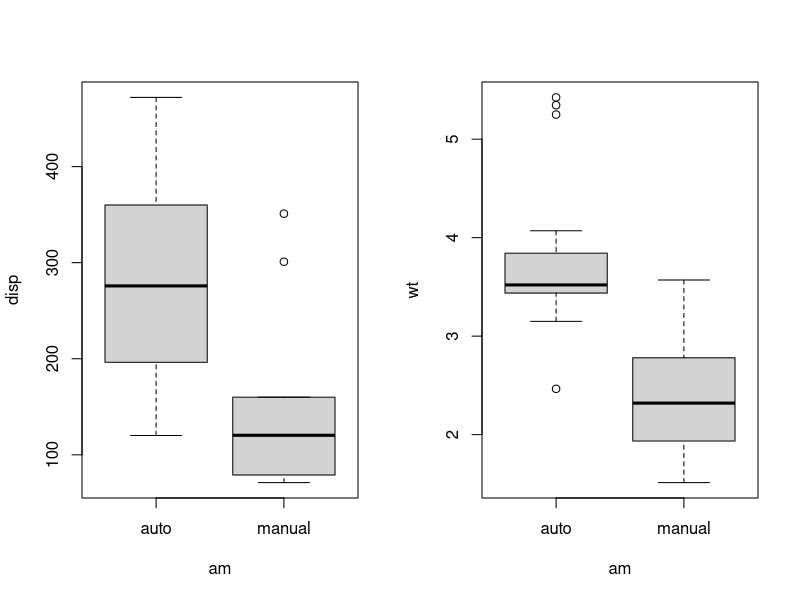
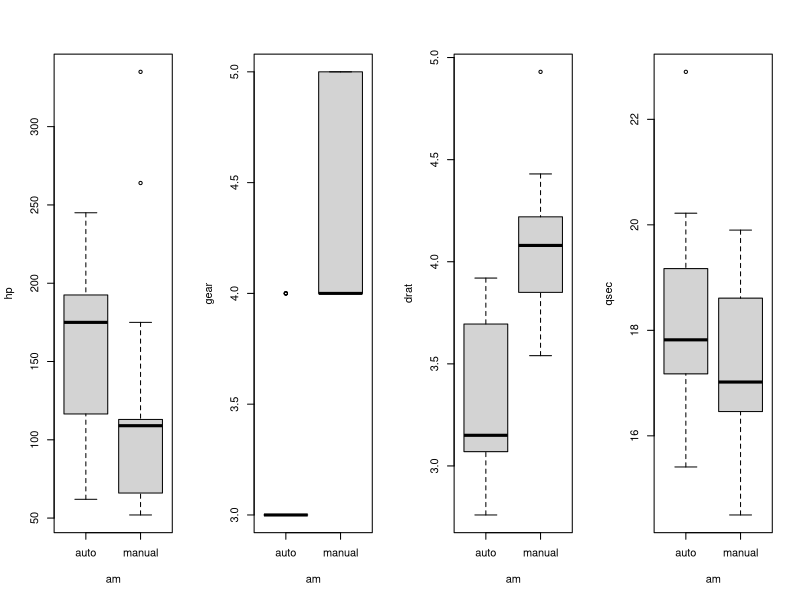
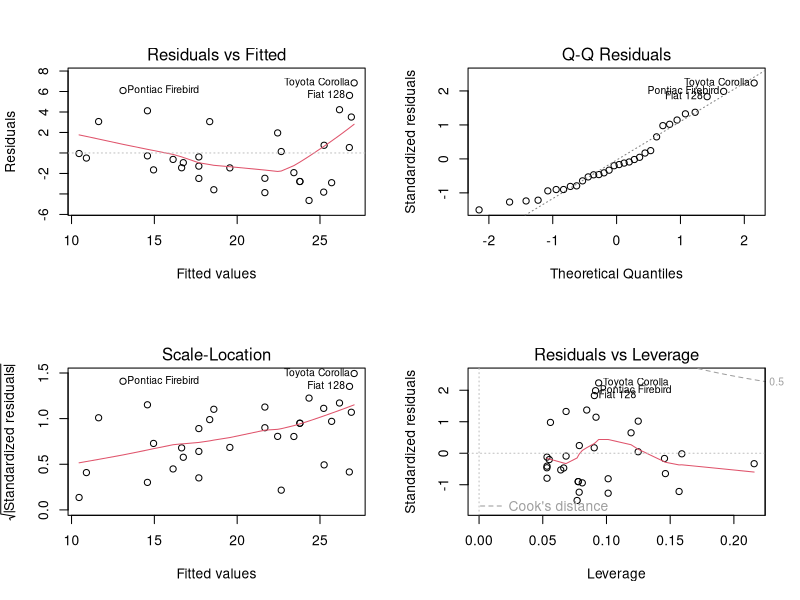

These figures' R source, in order: (Note: this script raises an error after producing the figures.)
## ---- chunk 1
data(mtcars)
head(mtcars, 3)
## ---- chunk 2
mtcars$am = factor(mtcars$am, levels=c(0, 1), labels=c("auto", "manual"), ordered=FALSE)
mtcars$vs = factor(mtcars$vs, levels=c(0, 1), labels=c("vshaped", "inline"), ordered=FALSE)
## ---- chunk 3
t.test(mpg ~ am, data = mtcars)
## ---- chunk 4
fit = lm(mpg ~ am, data = mtcars)
summary(fit)
## ---- chunk 5
fit2 = lm(mpg ~ am + disp, data = mtcars)
summary(fit2)
## ---- chunk 6
anova(fit, fit2)
## ---- chunk 7
full.model = lm(mpg ~ ., data = mtcars)
model = step(full.model, direction = "backward")
summary(model)
## ---- chunk 8
par(mfrow=c(1,2))

plot(disp ~ am, data = mtcars)
plot(wt ~ am, data = mtcars)

t.test(disp ~ am, data = mtcars)
t.test(wt ~ am, data = mtcars)
## ---- chunk 9
par(mfrow=c(1,4))

plot(hp ~ am, data = mtcars)
plot(gear ~ am, data = mtcars)
plot(drat ~ am, data = mtcars)
plot(qsec ~ am, data = mtcars)

t.test(hp ~ am, data = mtcars)
t.test(gear ~ am, data = mtcars)
t.test(drat ~ am, data = mtcars)
t.test(qsec ~ am, data = mtcars)
## ---- chunk 10
par(mfrow=c(2,2))

plot(fit2)
## ---- chunk 11
data(mtcars)
library(corrplot)
corrplot(cor(mtcars), order = "hclust", addrect = 2)
